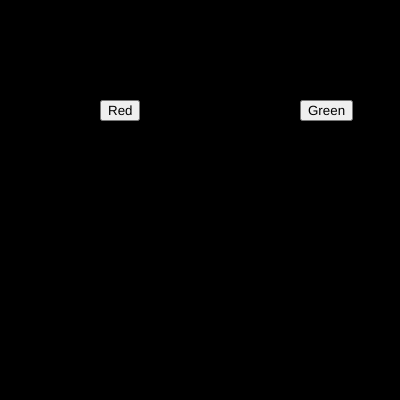
Frame 1 (no input)
Frame 60 (no input): identical to frame 1, image omitted
Frame 120 (the mouse pressed at the canvas centre since frame 60): identical to frame 1, image omitted

The p5.js sketch that drew this single still picture (run headless with seeded random() and noise() and a simulated clock; from frame 60 on, the mouse is pressed at the canvas centre):

// p5.js sketch
// ── sketch.js
var btn_red;
var btn_green;

var r = 0;
var g = 0;
var b = 0;

function setup() {
  createCanvas(400, 400);  
  btn_red=createButton("Red")
  btn_red.position(100,100)
  btn_red.mousePressed(redbg)

  btn_green=createButton("Green")
  btn_green.position(300,100)
  btn_green.mousePressed(greenbg)

}

function draw() {
  background(r,g,b);
}

function redbg(){

  r=255;
  g=0;
  b=0;

}

function greenbg(){

  g=255
  b=0
  r=0

}
